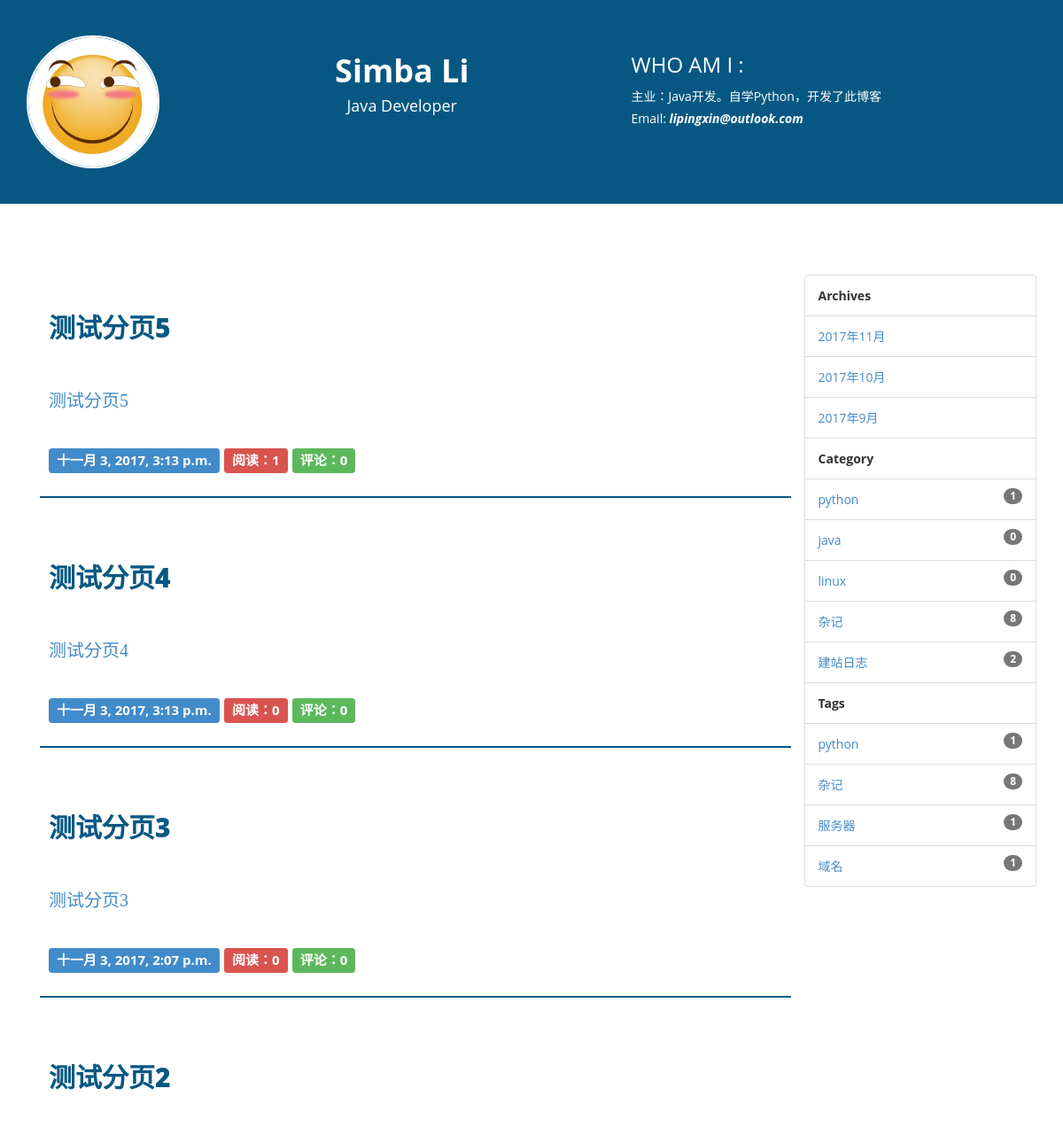
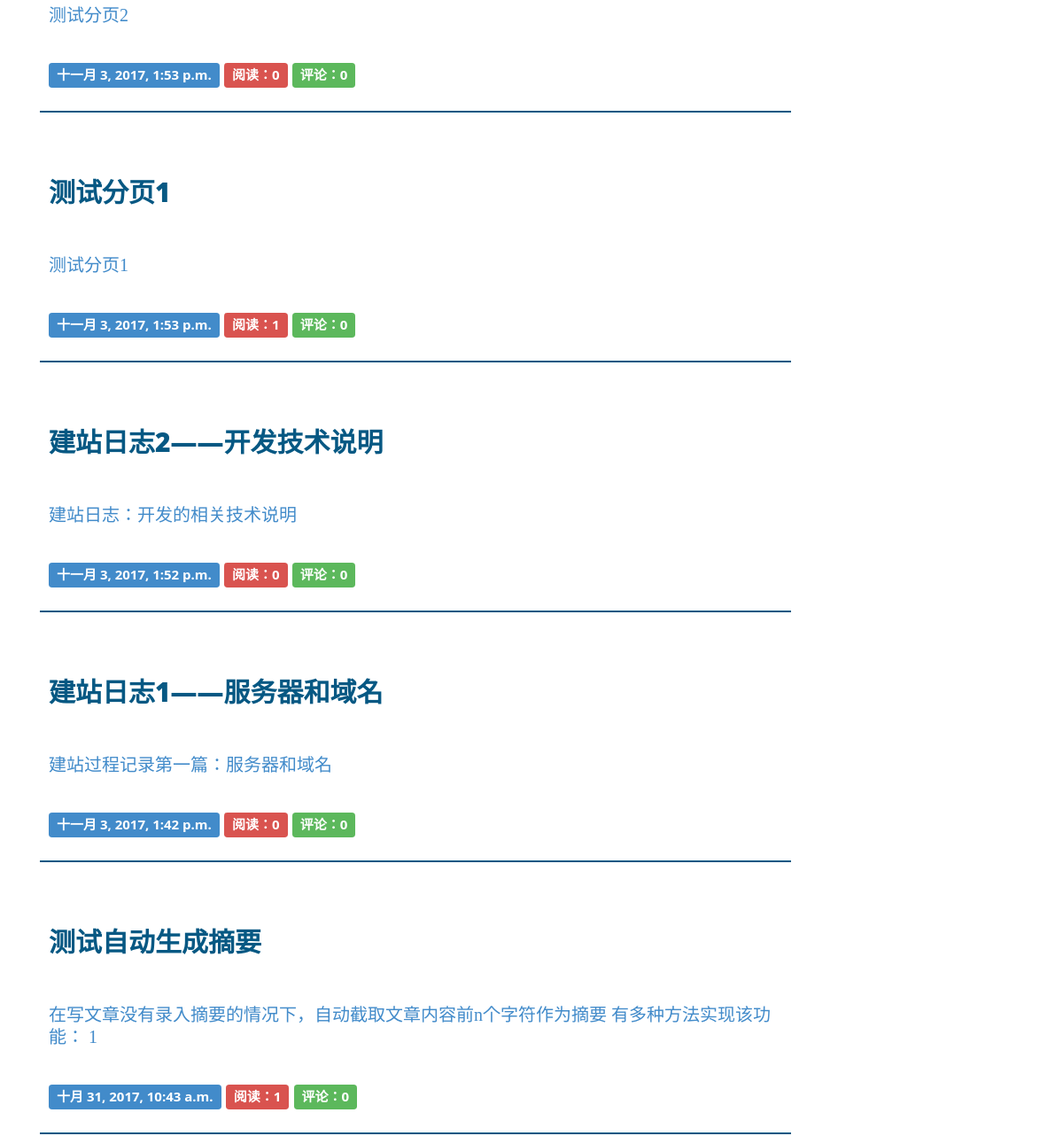
Before: / (upper part) with the older database file (2 pictures, top to bottom).
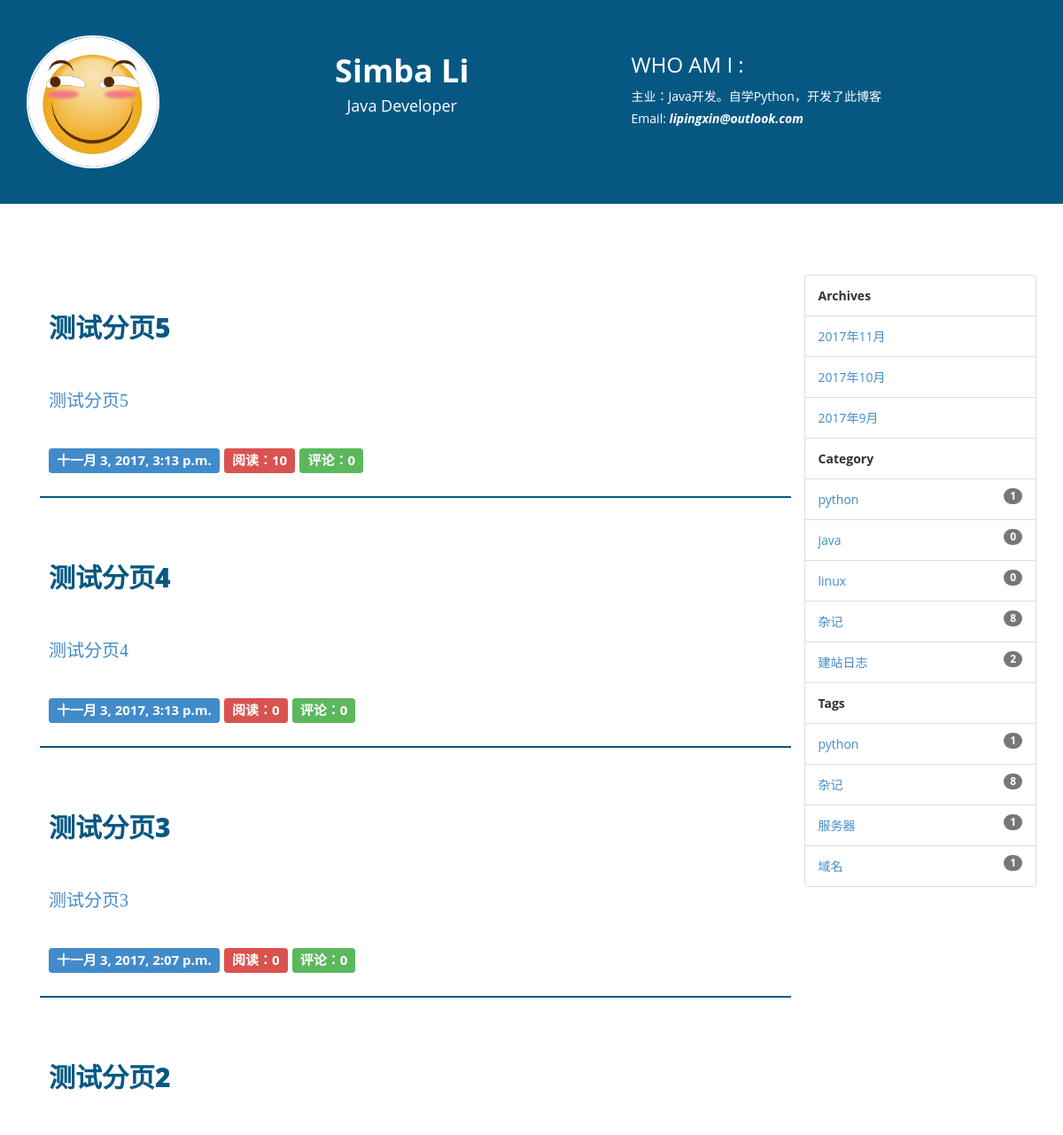
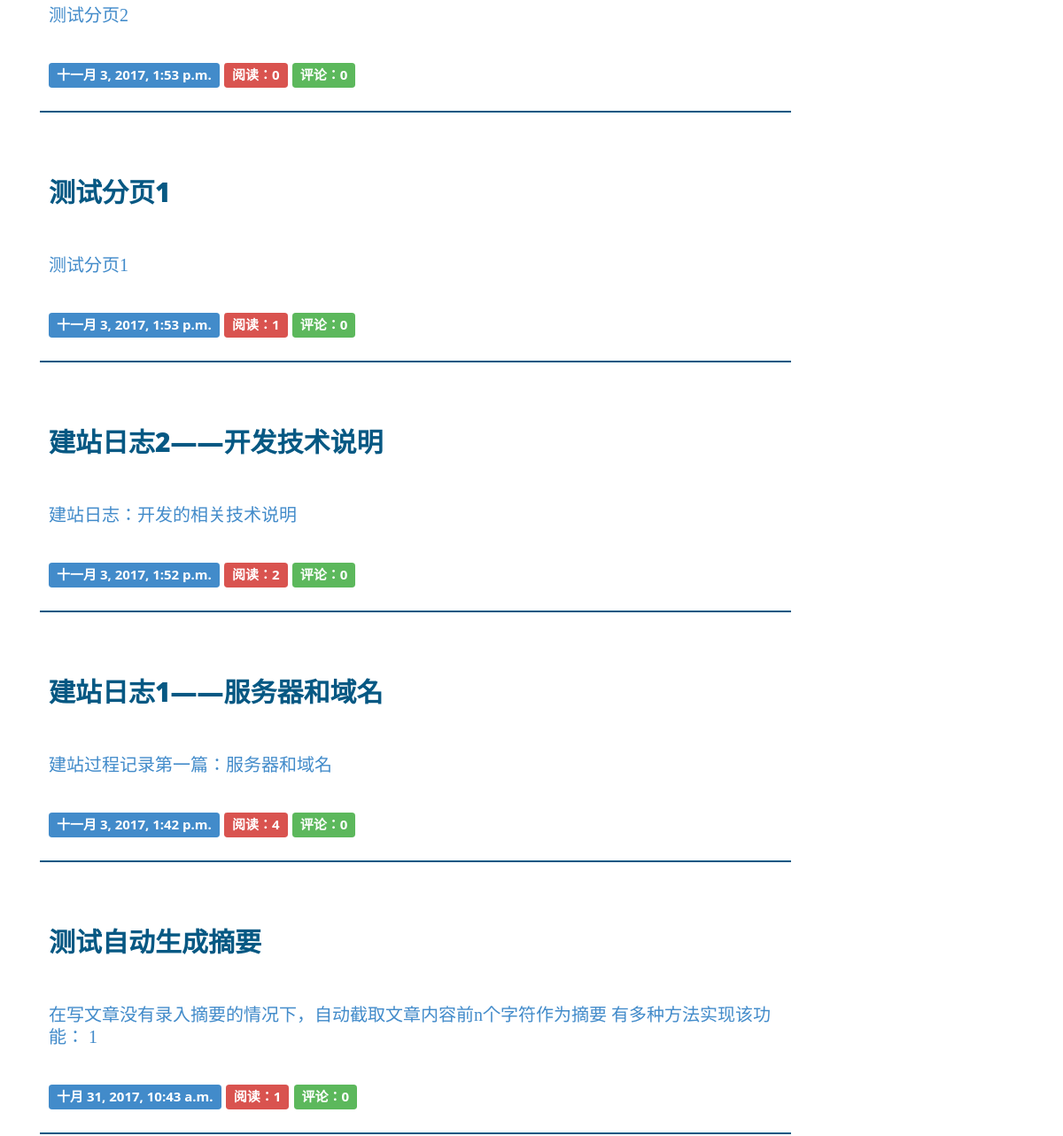
After: the same page with the newer database file (2 pictures, top to bottom).
### blog/models.py (models this page shows, shortened)
class Post(models.Model):
    title = models.CharField(max_length=70)
    body = models.TextField()
    create_time = models.DateTimeField(auto_now_add=True)
    modified_time = models.DateTimeField(auto_now=True)
    excerpt = models.CharField(max_length=200, blank=True)
    category = models.ForeignKey(Category)
    tags = models.ManyToManyField(Tag, blank=True)
    author = models.ForeignKey(User)
    is_delete = models.IntegerField(default=1)
    views = models.PositiveIntegerField(default=0)
    def get_absolute_url(self):
        return reverse('blog:detail', kwargs={'pk': self.pk})
    class Meta:
        ordering = ['-create_time']

### blog/views.py (the view)
# urls.py: url(r'^$', views.index, name='index'),
def index(request):
    all_posts = Post.objects.all()
    return posts_paginator(all_posts, request)

### blog/templatetags/blog_tags.py (called while the page is built)
@register.simple_tag()
def archives():
    return Post.objects.dates('create_time', 'month', order='DESC')

@register.simple_tag()
def get_categories():
    return Category.objects.all()

@register.filter
def get_excerpt(excerpt, body):
    if not excerpt:
        md = markdown.Markdown(extensions=[
            'markdown.extensions.extra',
            'markdown.extensions.codehilite',
        ])
        auto_excerpt = strip_tags(md.convert(body))[:54]
        return auto_excerpt
    else:
        return excerpt

@register.simple_tag()
def get_tags():
    return Tag.objects.annotate(num_post=Count('post'))

### blog/views.py (called while the page is built)
def posts_paginator(all_posts, request):
    paginator = Paginator(all_posts, 10)
    page = request.GET.get('page')
    try:
        page = int(page) if page else 1
    except TypeError:
        page = 1
    try:
        posts = paginator.page(page)
    except PageNotAnInteger:
        posts = paginator.page(1)
    except EmptyPage:  # 如果页码太大，没有相应的记录
        posts = paginator.page(paginator.num_pages)  # 取最后一页的记录
    page_data = get_page_data(paginator.num_pages, page)
    return render(request, 'blog/index.html', context={'posts': posts, 'page': page_data})

### templates/blog/index.html (shortened to what this page needs)
{% extends 'layout.html' %}
{% block main %}
{% load blog_tags %}
<section>
    <div class="container">
        <div class="row">
            <div class="col-md-9">
                {% for post in posts.object_list %}
                <div class="blog-main">
                    <a href="{{ post.get_absolute_url }}">
                        <div class="heading-blog">
                            {{ post.title }}
                        </div>
                    </a>
                    <a href="{{ post.get_absolute_url }}">
                        <div class="blog-txt">
                            {{ post.excerpt | get_excerpt:post.body }}
                        </div>
                    </a>
                    <div class="blog-info">
                        <span class="label label-primary">{{ post.create_time }}</span>
                        <span class="label label-danger">阅读：{{ post.views }}</span>
                        <span class="label label-success">评论：{{ post.comments_set.count }}</span>
                    </div>
                </div>
                {% empty %}
                    <div>还没有发布的文章</div>
                {% endfor %}
            </div>
        </div>
    </div>
</section>
{% endblock main %}

Changed rows visible on the page:
changed Post "测试分页5": views "1" → "10"
changed Post "建站日志2——开发技术说明": views "0" → "2"
changed Post "建站日志1——服务器和域名": views "0" → "4"
